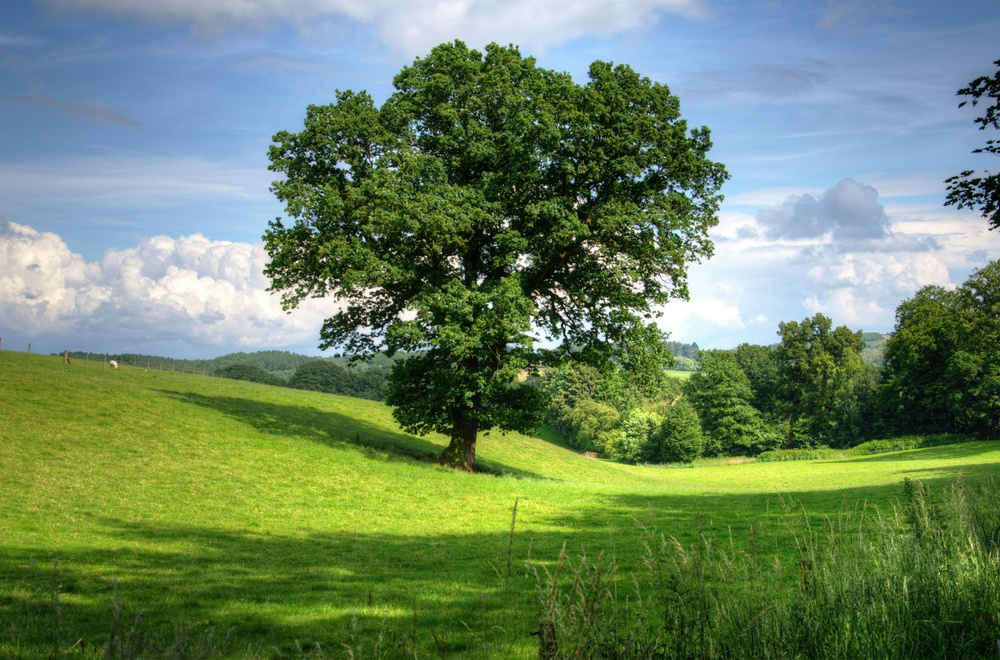
#> input picture day 5 assessment/tree.jpeg, 1000 x 660 px, shrunk from 4944 x 3263 before the run
$ python 'binary image.py'
#> lines starting #> are read from the running program, lines starting #| are printed output that depends on the picture; after the words box and inside, x2 and y2 are one past the last pixel; in counts of white or black regions, pixels touching at a corner belong together
import cv2
import matplotlib.pyplot as plt
img = cv2.imread("tree.jpeg")
#> img is the input picture: shape (660, 1000, 3); mean B, G, R 99.5, 132.9, 108.6

gray = cv2.cvtColor(img,cv2.COLOR_BGR2GRAY)
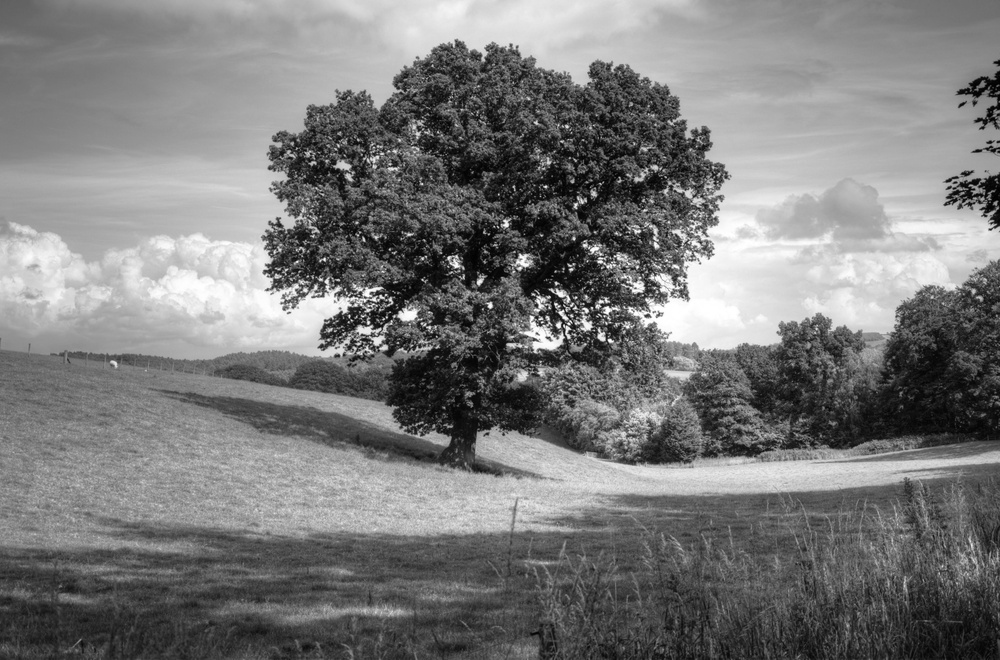
#> gray: shape (660, 1000); min 0, max 255, mean 121.9
threshold, thresh = cv2.threshold(gray,0,255,cv2.THRESH_BINARY+cv2.THRESH_OTSU)
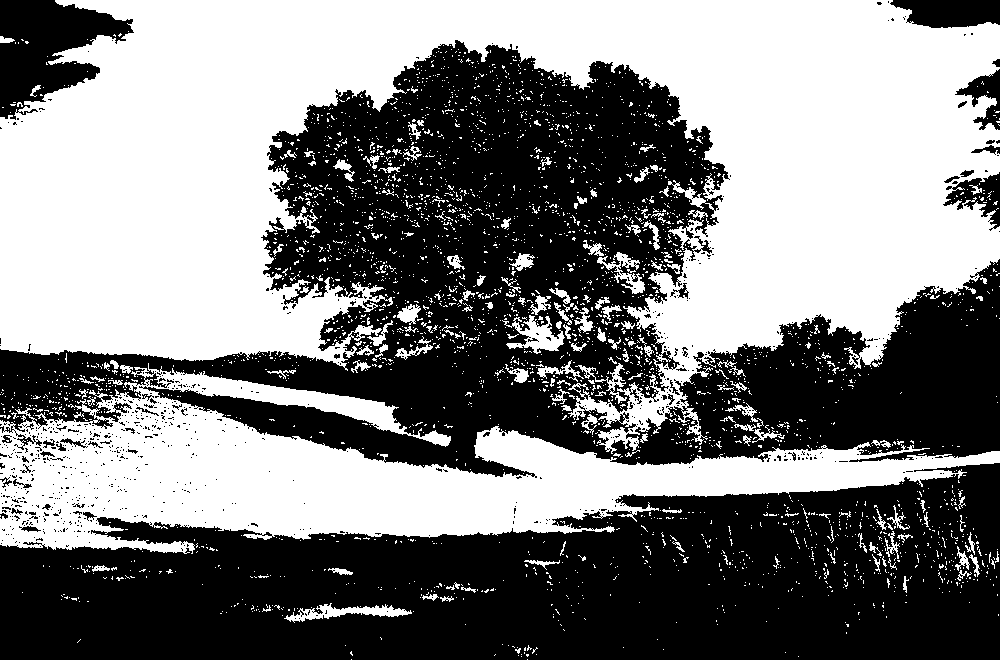
#> thresh: shape (660, 1000); 49.2% white; 3265 white regions (3096 under 20 px), largest, box (x1, y1, x2, y2) and area: (0, 0, 1000, 454) 226471, (0, 363, 1000, 554) 76438, (502, 315, 565, 354) 1028
#> threshold = 122
hist = cv2.calcHist(gray,[0],None,[256],[0,256])
#> hist = 256 values, max 24 at index 206, min 0 at index 0, mean 3.91

# plt.imshow(cv2.cvtColor(ist,cv2.COLOR_BGR2RGB))
plt.plot(hist)
plt.show()
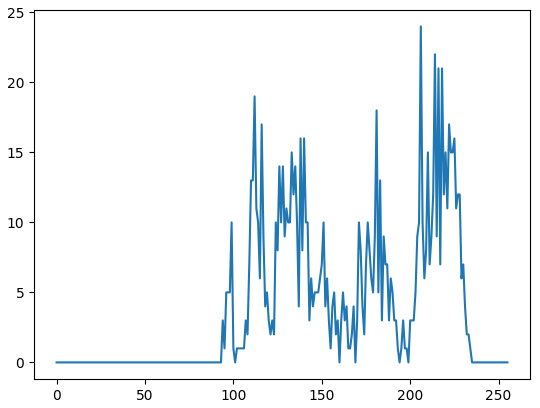
#> figure drawn by matplotlib, 1 panel; curve peaks at x = 206, y = 24

$ run again, with day 5 assessment/bird image.jpeg copied over day 5 assessment/tree.jpeg
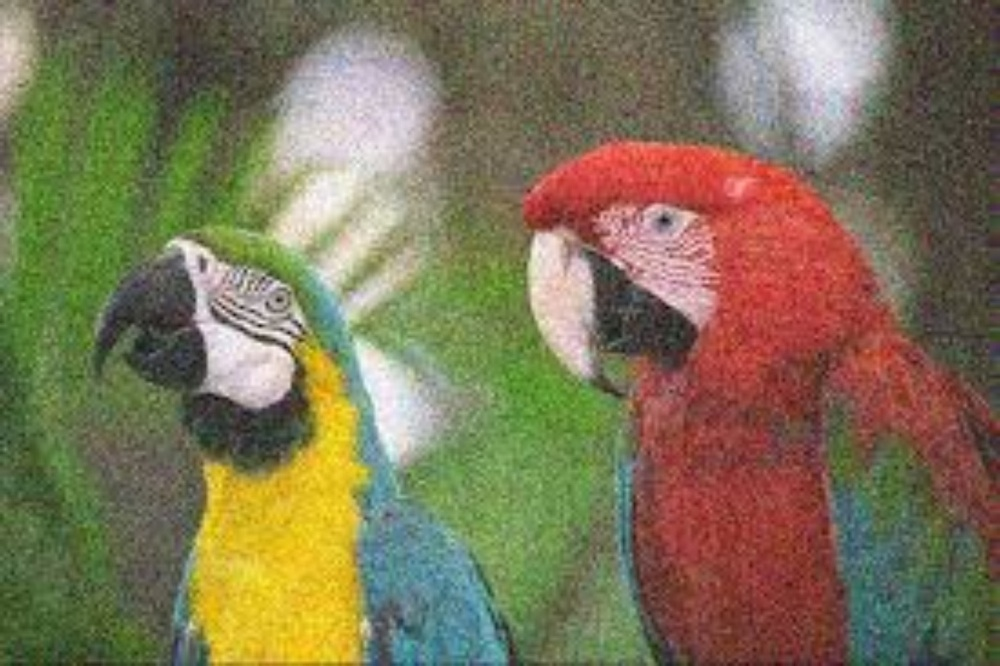
#> input picture day 5 assessment/bird image.jpeg, 1000 x 666 px, shrunk from 1380 x 919 before the run
#> img is the input picture: shape (666, 1000, 3); mean B, G, R 86.6, 116.5, 126.4
#> `threshold, thresh = cv2.threshold(gray,0,255,cv2.THRESH_BINARY+cv2.THR..`:
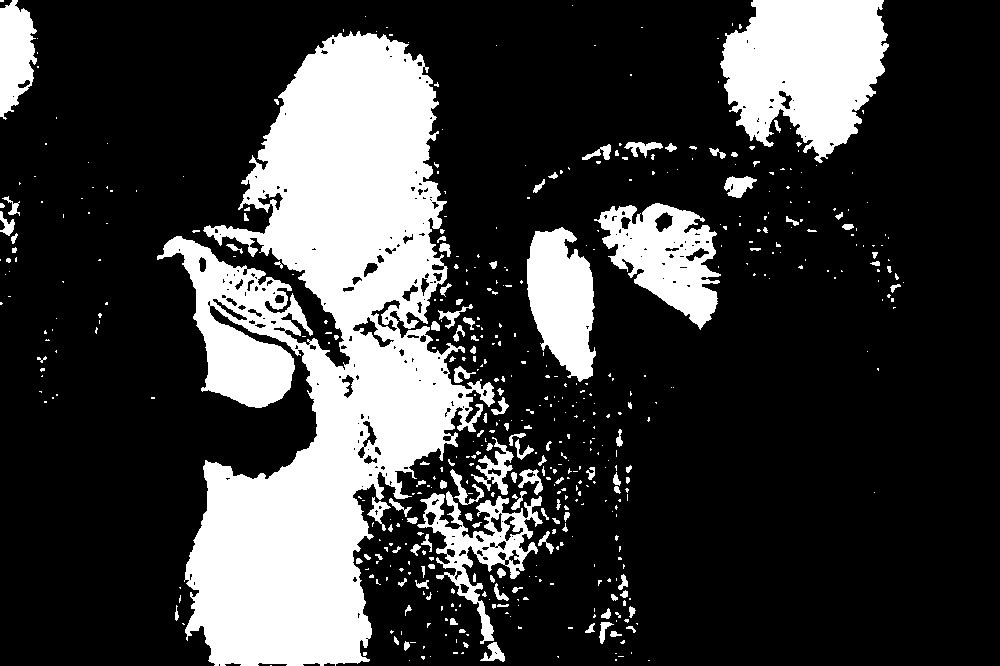
#> thresh: shape (666, 1000); 23.9% white; 514 white regions (387 under 20 px), largest, box (x1, y1, x2, y2) and area: (157, 31, 495, 666) 105407, (720, 0, 889, 163) 19150, (594, 203, 721, 330) 8306
#> threshold = 137
#> hist = 256 values, max 31 at index 98, min 0 at index 0, mean 3.91
#> `plt.show()`:
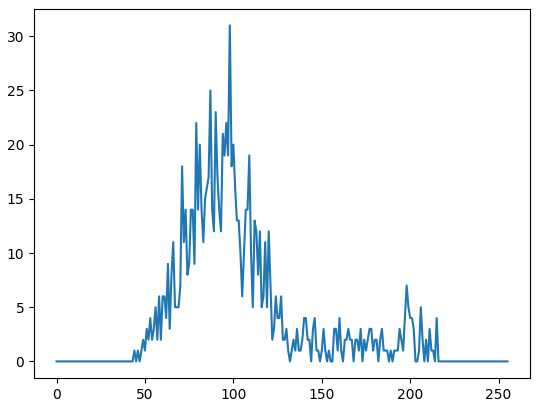
#> figure drawn by matplotlib, 1 panel; curve peaks at x = 98, y = 31

$ run again, with day 5 assessment/building.jpeg.jpeg copied over day 5 assessment/tree.jpeg
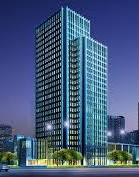
#> input picture day 5 assessment/building.jpeg.jpeg, 139 x 177 px
#> img is the input picture: shape (177, 139, 3); mean B, G, R 124.2, 90.3, 69.4
#> `threshold, thresh = cv2.threshold(gray,0,255,cv2.THRESH_BINARY+cv2.THR..`:
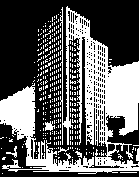
#> thresh: shape (177, 139); 37.6% white; 341 white regions (335 under 20 px), largest, box (x1, y1, x2, y2) and area: (0, 6, 139, 174) 8012, (45, 121, 55, 131) 64, (6, 146, 17, 158) 41, (136, 148, 139, 161) 31, (58, 147, 69, 153) 24, (75, 151, 82, 158) 24
#> threshold = 97
#> hist = 256 values, max 21 at index 46, min 0 at index 0, mean 0.543
#> `plt.show()`:
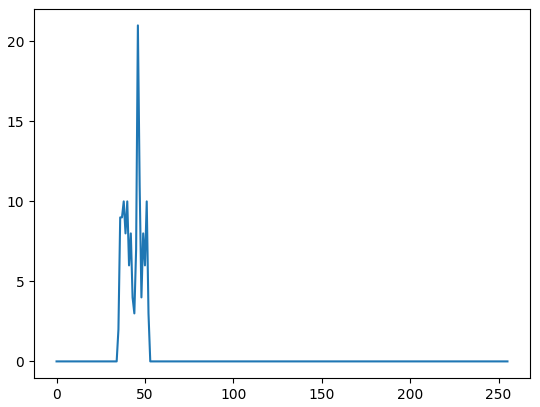
#> figure drawn by matplotlib, 1 panel; curve peaks at x = 46, y = 21
